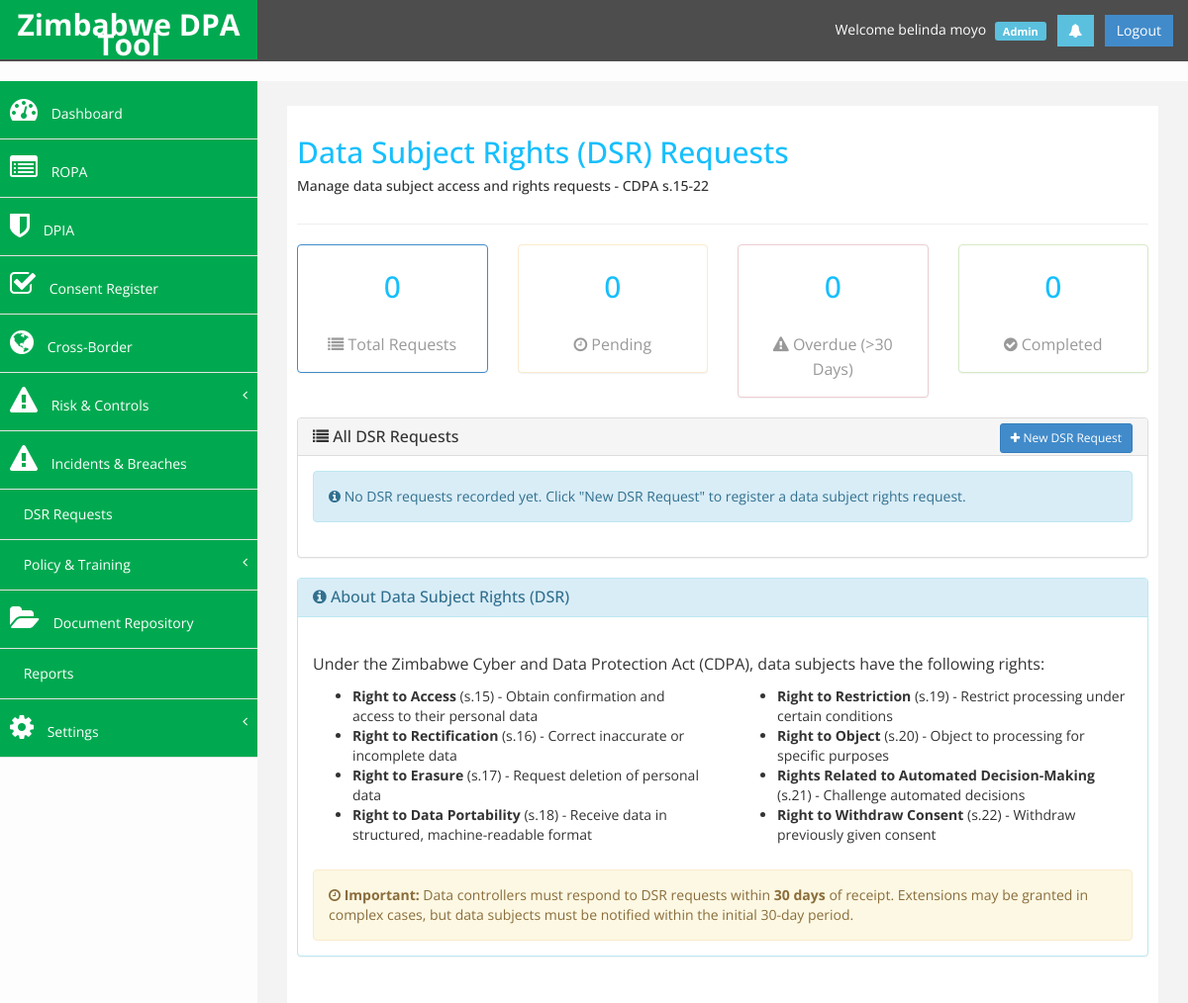
/dsr_list.php (signed in), run on an earlier commit of the app's database.
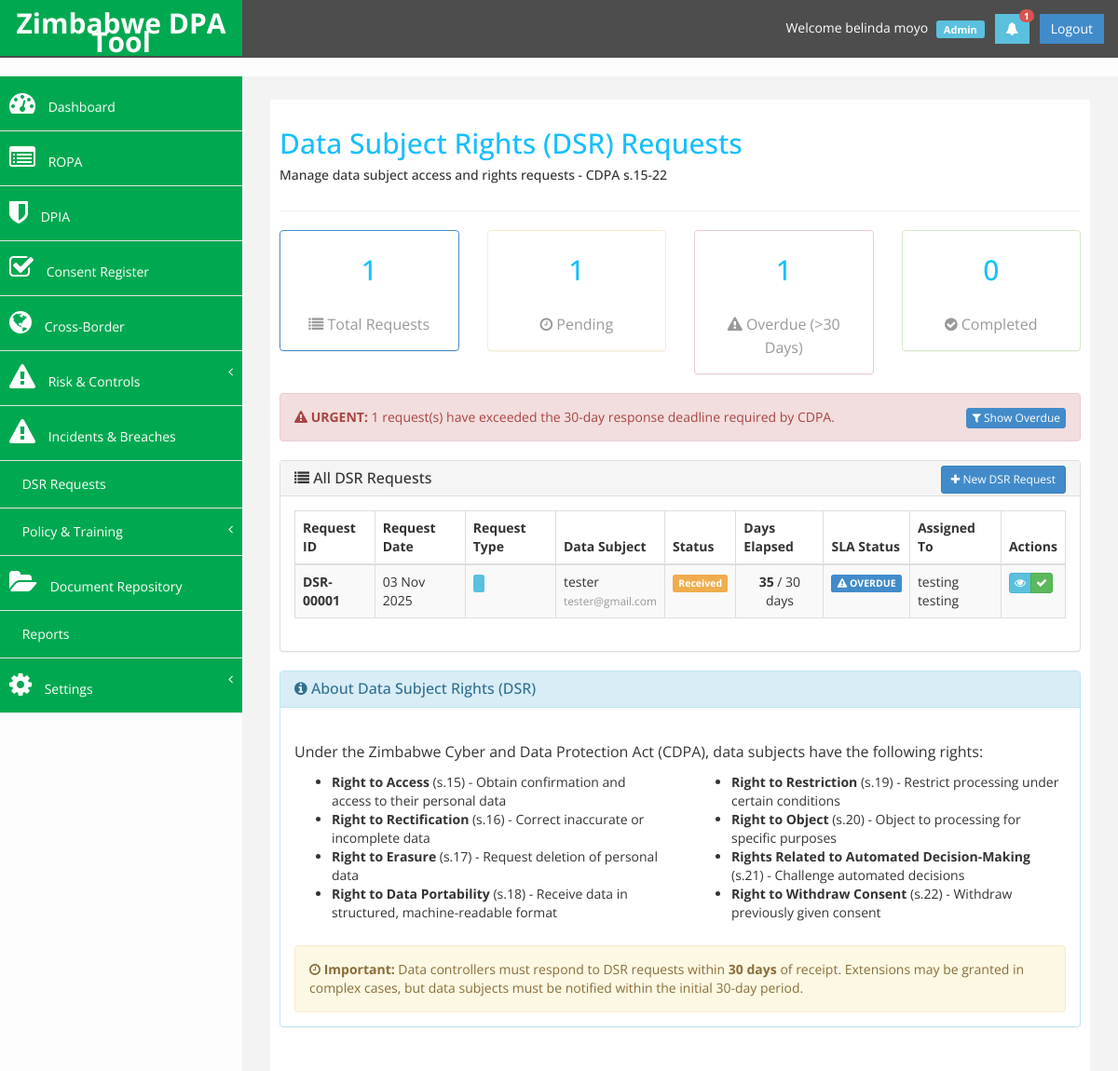
And on a later commit of the database.
### tables this page shows
CREATE TABLE `dsr_requests` (
  `dsr_id` int(11) UNSIGNED NOT NULL,
  `org_id` int(11) UNSIGNED NOT NULL,
  `request_ref` varchar(50) NOT NULL,
  `request_type` enum('access','rectification','erasure','objection','portability','restriction') NOT NULL,
  `subject_name` varchar(255) DEFAULT NULL,
  `subject_ref` varchar(255) NOT NULL,
  `subject_email` varchar(255) DEFAULT NULL,
  `subject_phone` varchar(50) DEFAULT NULL,
  `request_details` text DEFAULT NULL,
  `verification_method` varchar(255) DEFAULT NULL,
  `verified_at` timestamp NULL DEFAULT NULL,
  `verified_by` int(11) UNSIGNED DEFAULT NULL,
  `received_at` timestamp NOT NULL DEFAULT current_timestamp(),
  `due_at` timestamp GENERATED ALWAYS AS (`received_at` + interval 30 day) STORED,
  `status` enum('received','in_progress','completed','rejected') DEFAULT 'received',
  `rejection_reason` text DEFAULT NULL,
  `response_summary` text DEFAULT NULL,
  `completed_at` timestamp NULL DEFAULT NULL,
  `assigned_to` int(11) UNSIGNED DEFAULT NULL,
  `created_by` int(11) UNSIGNED DEFAULT NULL,
  `created_at` timestamp NOT NULL DEFAULT current_timestamp(),
  `updated_at` timestamp NOT NULL DEFAULT current_timestamp() ON UPDATE current_timestamp()
);

CREATE TABLE `users` (
  `user_id` int(11) UNSIGNED NOT NULL,
  `org_id` int(11) UNSIGNED NOT NULL,
  `role_id` int(11) UNSIGNED NOT NULL,
  `dept_id` int(11) UNSIGNED DEFAULT NULL,
  `first_name` varchar(100) NOT NULL,
  `last_name` varchar(100) NOT NULL,
  `email` varchar(255) NOT NULL,
  `password` varchar(255) NOT NULL,
  `password_reset_required` tinyint(1) DEFAULT 0,
  `phone` varchar(50) DEFAULT NULL,
  `two_factor_enabled` tinyint(1) DEFAULT 0,
  `two_factor_secret` varchar(255) DEFAULT NULL,
  `status` enum('active','inactive','locked') DEFAULT 'active',
  `last_login` timestamp NULL DEFAULT NULL,
  `created_at` timestamp NOT NULL DEFAULT current_timestamp(),
  `updated_at` timestamp NOT NULL DEFAULT current_timestamp() ON UPDATE current_timestamp()
);

### includes/auth.php (called while the page is built, shortened)
<?php
function get_current_user_id() {
    return $_SESSION['dpa_user_id'] ?? null;
}
function get_current_org_id() {
    return $_SESSION['dpa_org_id'] ?? null;
}
?>

### config/database.php (called while the page is built, shortened)
<?php
try {
    $dpa_db = new mysqli(DB_HOST, DB_USER, DB_PASS, DB_NAME);
    $dpa_db->set_charset(DB_CHARSET);
} catch (Exception $e) {
    die("Database connection error: " . $e->getMessage());
}
function db_query($query, $params = []) {
    global $dpa_db;
    $stmt = $dpa_db->prepare($query);
    if (!empty($params)) {
        $types = '';
        $values = [];
        foreach ($params as $param) {
            if (is_int($param)) {
                $types .= 'i';
            } elseif (is_float($param)) {
                $types .= 'd';
            } else {
                $types .= 's';
            }
            $values[] = $param;
        }
        $stmt->bind_param($types, ...$values);
    }
    $stmt->execute();
    return $stmt;
}
function db_fetch_all($stmt) {
    $result = $stmt->get_result();
    return $result->fetch_all(MYSQLI_ASSOC);
}
function db_fetch_one($stmt) {
    $result = $stmt->get_result();
    return $result->fetch_assoc();
}
?>

### dsr_list.php (the view, shortened to what the changed rows need)
<?php
require_once 'config/database.php';
require_once 'includes/auth.php';
$org_id = get_current_org_id();
$query = "SELECT d.*,
          u.first_name as handler_first, u.last_name as handler_last,
          creator.first_name as creator_first, creator.last_name as creator_last,
          DATEDIFF(NOW(), d.received_at) as days_elapsed,
          DATEDIFF(d.completed_at, d.received_at) as days_to_complete,
          CASE
            WHEN d.status = 'completed' THEN
              CASE WHEN DATEDIFF(d.completed_at, d.received_at) <= 30 THEN 'on_time' ELSE 'late' END
            WHEN DATEDIFF(NOW(), d.received_at) > 30 THEN 'overdue'
            WHEN DATEDIFF(NOW(), d.received_at) >= 25 THEN 'due_soon'
            ELSE 'on_track'
          END as sla_status
          FROM dsr_requests d
          LEFT JOIN users u ON d.assigned_to = u.user_id
          LEFT JOIN users creator ON d.created_by = creator.user_id
          WHERE d.org_id = ?
          ORDER BY d.received_at DESC";
$requests = db_fetch_all(db_query($query, [$org_id]));
$total = count($requests);
$pending = 0;
$completed = 0;
$overdue = 0;
$due_soon = 0;
foreach ($requests as $req) {
    if ($req['status'] == 'completed') {
        $completed++;
    } else {
        $pending++;
        if ($req['sla_status'] == 'overdue') {
            $overdue++;
        } elseif ($req['sla_status'] == 'due_soon') {
            $due_soon++;
        }
    }
}
?>
<!DOCTYPE html>
<html xmlns="http://www.w3.org/1999/xhtml">
<head>
    <link href="assets/css/bootstrap.css" rel="stylesheet" />
    <link href="assets/css/font-awesome.css" rel="stylesheet" />
    <link href="assets/css/custom.css" rel="stylesheet" />
    <link href="assets/js/dataTables/dataTables.bootstrap.css?v=2" rel="stylesheet" />
</head>
<body>
    <div id="wrapper">
        <?php include 'includes/header.php'; ?>
        <div id="page-wrapper">
            <div id="page-inner">
                <div class="row">
                    <div class="col-md-12">
                        <h2>Data Subject Rights (DSR) Requests</h2>
                    </div>
                </div>
    <div class="row">
        <div class="col-md-3">
            <div class="panel panel-primary">
                <div class="panel-body text-center">
                    <h2 style="margin: 10px 0;"><?php echo $total; ?></h2>
                    <p class="text-muted" style="margin: 0;">
                        <i class="fa fa-list"></i> Total Requests
                    </p>
                </div>
            </div>
        </div>
        <div class="col-md-3">
            <div class="panel panel-warning">
                <div class="panel-body text-center">
                    <h2 style="margin: 10px 0;"><?php echo $pending; ?></h2>
                    <p class="text-muted" style="margin: 0;">
                        <i class="fa fa-clock-o"></i> Pending
                    </p>
                </div>
            </div>
        </div>
        <div class="col-md-3">
            <div class="panel panel-danger">
                <div class="panel-body text-center">
                    <h2 style="margin: 10px 0;"><?php echo $overdue; ?></h2>
                    <p class="text-muted" style="margin: 0;">
                        <i class="fa fa-exclamation-triangle"></i> Overdue (&gt;30 Days)
                    </p>
                </div>
            </div>
        </div>
        <div class="col-md-3">
            <div class="panel panel-success">
                <div class="panel-body text-center">
                    <h2 style="margin: 10px 0;"><?php echo $completed; ?></h2>
                </div>
            </div>
        </div>
    </div>
    <?php if ($overdue > 0 || $due_soon > 0): ?>
    <div class="row">
        <div class="col-md-12">
            <?php if ($overdue > 0): ?>
            <div class="alert alert-danger">
                <strong><i class="fa fa-exclamation-triangle"></i> URGENT:</strong>
                <?php echo $overdue; ?> request(s) have exceeded the 30-day response deadline required by CDPA.
                <a href="#" onclick="$('#requestsTable').DataTable().column(6).search('overdue').draw(); return false;" class="btn btn-danger btn-xs pull-right">
                    <i class="fa fa-filter"></i> Show Overdue
                </a>
            </div>
            <?php endif; ?>
        </div>
    </div>
    <?php endif; ?>
    <div class="row">
        <div class="col-md-12">
            <div class="panel panel-default">
                <div class="panel-body">
                    <?php if (empty($requests)): ?>
                        <div class="alert alert-info">
                            <i class="fa fa-info-circle"></i>
                            No DSR requests recorded yet. Click "New DSR Request" to register a data subject rights request.
                        </div>
                    <?php else: ?>
                        <table id="requestsTable" class="table table-striped table-bordered table-hover">
                            <thead>
                                <tr>
                                    <th>Request ID</th>
                                    <th>Request Date</th>
                                    <th>Request Type</th>
                                    <th>Data Subject</th>
                                    <th>Status</th>
                                    <th>Days Elapsed</th>
                                    <th>SLA Status</th>
                                    <th>Assigned To</th>
                                    <th>Actions</th>
                                </tr>
                            </thead>
                            <tbody>
                                <?php foreach ($requests as $req): ?>
                                <tr>
                                    <td>
                                        <strong>DSR-<?php echo str_pad($req['dsr_id'], 5, '0', STR_PAD_LEFT); ?></strong>
                                    </td>
                                    <td><?php echo date('d M Y', strtotime($req['received_at'])); ?></td>
                                    <td>
                                        <span class="label label-info">
                                        </span>
                                    </td>
                                    <td>
                                        <?php echo htmlspecialchars($req['subject_name']); ?>
                                        <br><small class="text-muted"><?php echo htmlspecialchars($req['subject_email']); ?></small>
                                    </td>
                                    <td>
                                        <?php
                                        $status_class = [
                                            'received' => 'warning',
                                            'in_progress' => 'info',
                                            'completed' => 'success',
                                            'rejected' => 'danger'
                                        ][$req['status']] ?? 'default';
                                        echo "<span class='label label-$status_class'>" . ucfirst(str_replace('_', ' ', $req['status'])) . "</span>";
                                        ?>
                                    </td>
                                    <td class="text-center">
                                        <?php
                                        if ($req['status'] == 'completed') {
                                            echo $req['days_to_complete'] . ' days';
                                        } else {
                                            echo '<strong>' . $req['days_elapsed'] . '</strong> / 30 days';
                                        }
                                        ?>
                                    </td>
                                    <td>
                                        <?php
                                        if ($req['status'] == 'completed') {
                                            if ($req['sla_status'] == 'on_time') {
                                                echo "<span class='label label-success'><i class='fa fa-check'></i> On Time</span>";
                                            } else {
                                                echo "<span class='label label-danger'><i class='fa fa-times'></i> Late</span>";
                                            }
                                        } else {
                                            if ($req['sla_status'] == 'overdue') {
                                                echo "<span class='label label-danger'><i class='fa fa-exclamation-triangle'></i> OVERDUE</span>";
                                            } elseif ($req['sla_status'] == 'due_soon') {
                                                echo "<span class='label label-warning'><i class='fa fa-clock-o'></i> Due Soon</span>";
                                            } else {
                                                echo "<span class='label label-success'><i class='fa fa-check-circle'></i> On Track</span>";
                                            }
                                        }
                                        ?>
                                    </td>
                                    <td>
                                        <?php
                                        if ($req['handler_first']) {
                                            echo htmlspecialchars($req['handler_first'] . ' ' . $req['handler_last']);
                                        } else {
                                            echo '<span class="text-muted">Unassigned</span>';
                                        }
                                        ?>
                                    </td>
                                    <td>
                                        <div class="btn-group btn-group-xs">
                                            <a href="dsr_view.php?id=<?php echo $req['dsr_id']; ?>" class="btn btn-info" title="View Details">
                                                <i class="fa fa-eye"></i>
                                            </a>
                                            <?php if ($req['status'] != 'completed'): ?>
                                            <a href="dsr_process.php?id=<?php echo $req['dsr_id']; ?>" class="btn btn-success" title="Process Request">
                                                <i class="fa fa-check"></i>
                                            </a>
                                            <?php endif; ?>
                                        </div>
                                    </td>
                                </tr>
                                <?php endforeach; ?>
                            </tbody>
                        </table>
                    <?php endif; ?>
                </div>
            </div>
        </div>
    </div>
</div>
            </div>
        </div>
</body>
</html>

### includes/header.php (shortened to what the changed rows need)
<?php
require_once dirname(__DIR__) . '/includes/auth.php';
$_user_id = get_current_user_id();
$_org_id = get_current_org_id();
$notif_query = "SELECT COUNT(*) as count FROM notifications WHERE org_id = ? AND user_id = ? AND is_read = 0";
$notif_stmt = db_query($notif_query, [$_org_id, $_user_id]);
$unread_notifications = db_fetch_one($notif_stmt)['count'] ?? 0;
?>
<nav class="navbar navbar-default navbar-cls-top" role="navigation">
     <div class="navbar-user-info">
          <a href="notifications.php" class="btn btn-info square-btn-adjust" style="position: relative;" title="Notifications">
               <i class="fa fa-bell"></i>
               <?php if ($unread_notifications > 0): ?>
               <span class="badge" style="position: absolute; top: -5px; right: -5px; background-color: #d9534f; color: white; font-size: 10px; padding: 2px 5px; border-radius: 10px;">
                    <?php echo $unread_notifications > 99 ? '99+' : $unread_notifications; ?>
               </span>
               <?php endif; ?>
          </a>
     </div>
</nav>

What changed in the data, as far as the page shows it:
added dsr_requests: dsr_id "00001", received_at "03 Nov 2025", subject_name "tester", subject_email "tester@gmail.com", status "Received", days_elapsed "35", shows "OVERDUE", assigned_to.last_name "testing testing"
Also different on the page:
$unread_notifications: (not shown) → "1"
$total: "0" → "1"
$pending: "0" → "1"
$overdue: "0" → "1"
$overdue: (not shown) → "1"
text no longer shown: "No DSR requests recorded yet. Click \"New DSR Request\" to register a data subject rights request."
text now shown: "URGENT: request(s) have exceeded the 30-day response deadline required by CDPA. Show Overdue Request ID Request Date Request Type Data Subject Status Days Elapsed SLA Status Assigned To Actions"
